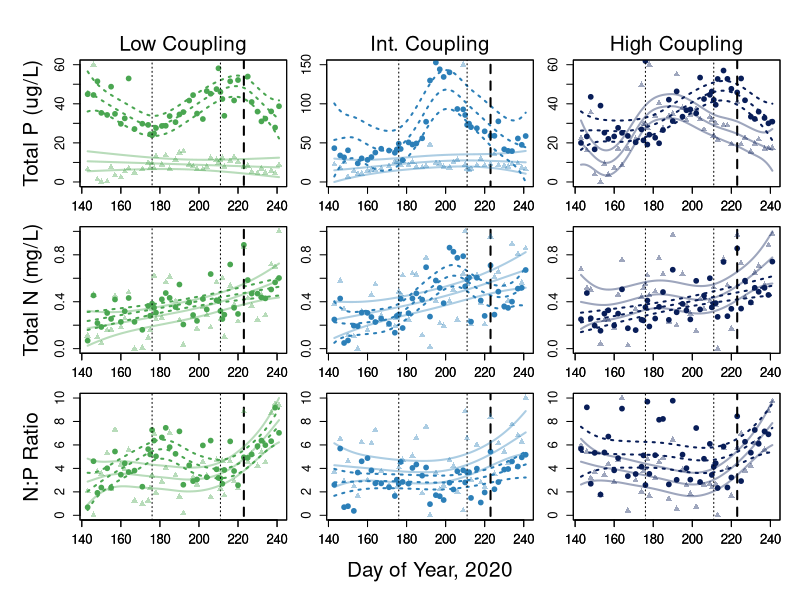

The R script that drew this image:
## Hort Farm Ecosystem Resilience Project ###
# Code originally written by GM Wilkinson January 2022

#Experimental Context =================================
# Exploratory time series of: 
# Nutrient concentrations
# Nutrient ratios
# DOC (when we get the data)

# Read in the relevant data and packages
# ========= PACKAGES ========== #
if (!require(mgcv)) install.packages('mgcv')
library(mgcv)
if (!require(tidyverse)) install.packages('tidyverse')
library(tidyverse)

hort_field = read_csv('hort20_surface_dat.csv')

# Because we will be plotting by pond, make some separate data frames to make life easier
fieldA = hort_field %>% #pulse, int
  filter(pond_id == "A") %>%
  filter(!(is.na(tp))) %>%
  mutate(np_ratio = ((tn * 14.01) / 1000) / ((tp * 30.97) / 1000000))

fieldB = hort_field %>% #pulse, low
  filter(pond_id == "B") %>%
  filter(!(is.na(tp))) %>%
  mutate(np_ratio = ((tn * 14.01) / 1000) / ((tp * 30.97) / 1000000))

fieldC = hort_field %>% #pulse, high
  filter(pond_id == "C") %>%
  filter(!(is.na(tp))) %>%
  mutate(np_ratio = ((tn * 14.01) / 1000) / ((tp * 30.97) / 1000000))

fieldD = hort_field %>% #ref, int
  filter(pond_id == "D") %>%
  filter(!(is.na(tp))) %>%
  mutate(np_ratio = ((tn * 14.01) / 1000) / ((tp * 30.97) / 1000000))

fieldE = hort_field %>% #ref, high
  filter(pond_id == "E") %>%
  filter(!(is.na(tp))) %>%
  mutate(np_ratio = ((tn * 14.01) / 1000) / ((tp * 30.97) / 1000000))

fieldF = hort_field %>% #ref, low
  filter(pond_id == "F") %>%
  filter(!(is.na(tp))) %>%
  mutate(np_ratio = ((tn * 14.01) / 1000) / ((tp * 30.97) / 1000000))


# GAM-ing the nutrients for pattern - not analysis...
#=============================================================

# Low Coupling Treatment===========
#Total P GAM - Pond A
tp_A_gam <- gam(tp ~ s(doy, k = 40),data = fieldA, method = 'REML')
summary(tp_A_gam) # gam.check(tp_A_gam)
#Total P GAM - Pond D
tp_D_gam <- gam(tp ~ s(doy, k = 40),data = fieldD, method = 'REML')
summary(tp_D_gam) # gam.check(tp_D_gam)

# Intermediate Coupling Treatment===========
#Total P GAM - Pond C
tp_C_gam <- gam(tp ~ s(doy, k = 40),data = fieldC, method = 'REML')
summary(tp_C_gam) # gam.check(tp_C_gam)
#Total P GAM - Pond E
tp_E_gam <- gam(tp ~ s(doy, k = 40),data = fieldE, method = 'REML')
summary(tp_E_gam) # gam.check(tp_E_gam)

# High Coupling Treatment===========
#Total P GAM - Pond B
tp_B_gam <- gam(tp ~ s(doy, k = 40),data = fieldB, method = 'REML')
summary(tp_B_gam) # gam.check(tp_B_gam)
#Total P GAM - Pond F
tp_F_gam <- gam(tp ~ s(doy, k = 40),data = fieldF, method = 'REML')
summary(tp_F_gam) # gam.check(tp_F_gam)


#Plotting Colors
#Colors for data visualization
#Ref: lty = 3, pulse: lty = 1
low_col_B = rgb(74, 166, 81, max = 255, alpha = 180) #Pond B, Pond F
low_col_F = rgb(74, 166, 81, max = 255, alpha = 100) #Pond B, Pond F
low_col = rgb(74, 166, 81, max = 255, alpha = 255) #Pond B, Pond F

int_col_A = rgb(44, 127, 184, max = 255, alpha = 180) #Pond A, pond D
int_col_D = rgb(44, 127, 184, max = 255, alpha = 100) #Pond A, pond D
int_col = rgb(44, 127, 184, max = 255, alpha = 255) #Pond A, pond D

high_col_C = rgb(8, 29, 88, max = 255, alpha = 180) #Pond C, Pond E
high_col_E = rgb(8, 29, 88, max = 255, alpha = 100) #Pond C, Pond E
high_col = rgb(8, 29, 88, max = 255, alpha = 255) #Pond C, Pond E


#============================
# Set up the Plot
windows(height = 7, width = 6.5)
par(mfrow = c(3,3), omi = c(0.5,0.5,0.5,0.1), mai = c(0.3,0.3,0.1,0.1))

#Plot of the Total P GAM for POND B ===============
plot(tp_B_gam, select = 1, 
     seWithMean = TRUE, shift = coef(tp_B_gam)[1],
     se = TRUE, residuals = TRUE, all.terms = TRUE, shade = TRUE, rug = FALSE,
     shade.col = low_col_B,  ylim = c(0,60),
     cex = 0.75, pch = 19, lwd = 2, lty = 3, col = low_col,
     xlab = "", ylab = "", cex.axis= 1.2)

#Add in the nutrient pulse dates to the graph
lines(c(176,176), c(-10,100), lty = 3)
lines(c(211,211), c(-10,100), lty = 3)
lines(c(223,223), c(-10,100), lty = 2, lwd = 2)

#Plot of the Total P GAM for POND F ===============
par(new = TRUE) #add new smooth to the same plot
plot(tp_F_gam, select = 1, 
     seWithMean = TRUE, shift = coef(tp_F_gam)[1],
     se = TRUE, residuals = TRUE, all.terms = TRUE, shade = TRUE, rug = FALSE,
     shade.col = low_col_F, yaxt = "n",
     cex = 1, pch = 17, lwd = 2, lty = 1, col = low_col_F,
     xlab = "", ylab = "", cex.axis= 1.2)
mtext(side = 2, line = 3, "Total P (ug/L)", cex = 1.25)
mtext(side = 3, line = 0.5, "Low Coupling", cex = 1.25)

#==================================================
#Plot of the Total P GAM for POND A ===============
plot(tp_A_gam, select = 1, 
     seWithMean = TRUE, shift = coef(tp_A_gam)[1],
     se = TRUE, residuals = TRUE, all.terms = TRUE, shade = TRUE, rug = FALSE,
     shade.col = int_col_A, ylim = c(0,150),
     cex = 0.75, pch = 19, lwd = 2, lty = 3, col = int_col,
     xlab = "", ylab = "", cex.axis= 1.2)

#Add in the nutrient pulse dates to the graph
lines(c(176,176), c(-10,200), lty = 3)
lines(c(211,211), c(-10,200), lty = 3)
lines(c(223,223), c(-10,200), lty = 2, lwd = 2)

#Plot of the Total P GAM for POND D ===============
par(new = TRUE) #add new smooth to the same plot
plot(tp_D_gam, select = 1, 
     seWithMean = TRUE, shift = coef(tp_D_gam)[1],
     se = TRUE, residuals = TRUE, all.terms = TRUE, shade = TRUE, rug = FALSE,
     shade.col = int_col_D, yaxt = "n",
     cex = 1, pch = 17, lwd = 2, lty = 1, col = int_col_D,
     xlab = "", ylab = "", cex.axis= 1.2)
mtext(side = 3, line = 0.5, "Int. Coupling", cex = 1.25)

#==================================================
#Plot of the Total P GAM for POND C ===============
plot(tp_C_gam, select = 1, 
     seWithMean = TRUE, shift = coef(tp_C_gam)[1],
     se = TRUE, residuals = TRUE, all.terms = TRUE, shade = TRUE, rug = FALSE,
     shade.col = high_col_C,  ylim = c(0,60),
     cex = 0.75, pch = 19, lwd = 2, lty = 3, col = high_col,
     xlab = "", ylab = "", cex.axis= 1.2)

#Add in the nutrient pulse dates to the graph
lines(c(176,176), c(-10,100), lty = 3)
lines(c(211,211), c(-10,100), lty = 3)
lines(c(223,223), c(-10,100), lty = 2, lwd = 2)

#Plot of the Total P GAM for POND E ===============
par(new = TRUE) #add new smooth to the same plot
plot(tp_E_gam, select = 1, 
     seWithMean = TRUE, shift = coef(tp_E_gam)[1],
     se = TRUE, residuals = TRUE, all.terms = TRUE, shade = TRUE, rug = FALSE,
     shade.col = high_col_E, yaxt = "n",
     cex = 1, pch = 17, lwd = 2, lty = 1, col = high_col_E,
     xlab = "", ylab = "", cex.axis= 1.2)
mtext(side = 3, line = 0.5, "High Coupling", cex = 1.25)


# GAM-ing the nutrients for pattern - not analysis...
#=============================================================

# Low Coupling Treatment===========
#Total N GAM - Pond A
tn_A_gam <- gam(tn ~ s(doy, k = 40),data = fieldA, method = 'REML')
summary(tn_A_gam) # gam.check(tn_A_gam)
#Total N GAM - Pond D
tn_D_gam <- gam(tn ~ s(doy, k = 40),data = fieldD, method = 'REML')
summary(tn_D_gam) # gam.check(tn_D_gam)

# Intermediate Coupling Treatment===========
#Total N GAM - Pond C
tn_C_gam <- gam(tn ~ s(doy, k = 40),data = fieldC, method = 'REML')
summary(tn_C_gam) # gam.check(tn_C_gam)
#Total N GAM - Pond E
tn_E_gam <- gam(tn ~ s(doy, k = 40),data = fieldE, method = 'REML')
summary(tn_E_gam) # gam.check(tn_E_gam)

# High Coupling Treatment===========
#Total N GAM - Pond B
tn_B_gam <- gam(tn ~ s(doy, k = 40),data = fieldB, method = 'REML')
summary(tn_B_gam) # gam.check(tn_B_gam)
#Total N GAM - Pond F
tn_F_gam <- gam(tn ~ s(doy, k = 40),data = fieldF, method = 'REML')
summary(tn_F_gam) # gam.check(tn_F_gam)

#Plot of the Total N GAM for POND B ===============
plot(tn_B_gam, select = 1, 
     seWithMean = TRUE, shift = coef(tn_B_gam)[1],
     se = TRUE, residuals = TRUE, all.terms = TRUE, shade = TRUE, rug = FALSE,
     shade.col = low_col_B, ylim = c(0,1),
     cex = 0.75, pch = 19, lwd = 2, lty = 3, col = low_col,
     xlab = "", ylab = "", cex.axis= 1.2)

#Add in the nutrient pulse dates to the graph
lines(c(176,176), c(-10,100), lty = 3)
lines(c(211,211), c(-10,100), lty = 3)
lines(c(223,223), c(-10,100), lty = 2, lwd = 2)

#Plot of the Total N GAM for POND F ===============
par(new = TRUE) #add new smooth to the same plot
plot(tn_F_gam, select = 1, 
     seWithMean = TRUE, shift = coef(tn_F_gam)[1],
     se = TRUE, residuals = TRUE, all.terms = TRUE, shade = TRUE, rug = FALSE,
     shade.col = low_col_F, yaxt = "n",
     cex = 1, pch = 17, lwd = 2, lty = 1, col = low_col_F,
     xlab = "", ylab = "", cex.axis= 1.2)
mtext(side = 2, line = 3, "Total N (mg/L)", cex = 1.25)

#==================================================
#Plot of the Total N GAM for POND A ===============
plot(tn_A_gam, select = 1, 
     seWithMean = TRUE, shift = coef(tn_A_gam)[1],
     se = TRUE, residuals = TRUE, all.terms = TRUE, shade = TRUE, rug = FALSE,
     shade.col = int_col_A, ylim = c(0,1),
     cex = 0.75, pch = 19, lwd = 2, lty = 3, col = int_col,
     xlab = "", ylab = "", cex.axis= 1.2)

#Add in the nutrient pulse dates to the graph
lines(c(176,176), c(-10,200), lty = 3)
lines(c(211,211), c(-10,200), lty = 3)
lines(c(223,223), c(-10,200), lty = 2, lwd = 2)

#Plot of the Total N GAM for POND D ===============
par(new = TRUE) #add new smooth to the same plot
plot(tn_D_gam, select = 1, 
     seWithMean = TRUE, shift = coef(tn_D_gam)[1],
     se = TRUE, residuals = TRUE, all.terms = TRUE, shade = TRUE, rug = FALSE,
     shade.col = int_col_D, yaxt = "n",
     cex = 1, pch = 17, lwd = 2, lty = 1, col = int_col_D,
     xlab = "", ylab = "", cex.axis= 1.2)

#==================================================
#Plot of the Total N GAM for POND C ===============
plot(tn_C_gam, select = 1, 
     seWithMean = TRUE, shift = coef(tn_C_gam)[1],
     se = TRUE, residuals = TRUE, all.terms = TRUE, shade = TRUE, rug = FALSE,
     shade.col = high_col_C,  ylim = c(0,1),
     cex = 0.75, pch = 19, lwd = 2, lty = 3, col = high_col,
     xlab = "", ylab = "", cex.axis= 1.2)

#Add in the nutrient pulse dates to the graph
lines(c(176,176), c(-10,100), lty = 3)
lines(c(211,211), c(-10,100), lty = 3)
lines(c(223,223), c(-10,100), lty = 2, lwd = 2)

#Plot of the Total N GAM for POND E ===============
par(new = TRUE) #add new smooth to the same plot
plot(tn_E_gam, select = 1, 
     seWithMean = TRUE, shift = coef(tn_E_gam)[1],
     se = TRUE, residuals = TRUE, all.terms = TRUE, shade = TRUE, rug = FALSE,
     shade.col = high_col_E, yaxt = "n",
     cex = 1, pch = 17, lwd = 2, lty = 1, col = high_col_E,
     xlab = "", ylab = "", cex.axis= 1.2)


# GAM-ing the nutrients for pattern - not analysis...
#=============================================================

# Low Coupling Treatment===========
#NP Ratio GAM - Pond A
np_ratio_A_gam <- gam(np_ratio ~ s(doy, k = 40),data = fieldA, method = 'REML')
summary(np_ratio_A_gam) # gam.check(np_ratio_A_gam)
#NP Ratio GAM - Pond D
np_ratio_D_gam <- gam(np_ratio ~ s(doy, k = 40),data = fieldD, method = 'REML')
summary(np_ratio_D_gam) # gam.check(np_ratio_D_gam)

# Intermediate Coupling Treatment===========
#NP Ratio GAM - Pond C
np_ratio_C_gam <- gam(np_ratio ~ s(doy, k = 40),data = fieldC, method = 'REML')
summary(np_ratio_C_gam) # gam.check(np_ratio_C_gam)
#NP Ratio GAM - Pond E
np_ratio_E_gam <- gam(np_ratio ~ s(doy, k = 40),data = fieldE, method = 'REML')
summary(np_ratio_E_gam) # gam.check(np_ratio_E_gam)

# High Coupling Treatment===========
#NP Ratio GAM - Pond B
np_ratio_B_gam <- gam(np_ratio ~ s(doy, k = 40),data = fieldB, method = 'REML')
summary(np_ratio_B_gam) # gam.check(np_ratio_B_gam)
#NP Ratio GAM - Pond F
np_ratio_F_gam <- gam(np_ratio ~ s(doy, k = 40),data = fieldF, method = 'REML')
summary(np_ratio_F_gam) # gam.check(np_ratio_F_gam)

#Plot of the NP Ratio GAM for POND B ===============
plot(np_ratio_B_gam, select = 1, 
     seWithMean = TRUE, shift = coef(np_ratio_B_gam)[1],
     se = TRUE, residuals = TRUE, all.terms = TRUE, shade = TRUE, rug = FALSE,
     shade.col = low_col_B, ylim = c(0,10),
     cex = 0.75, pch = 19, lwd = 2, lty = 3, col = low_col,
     xlab = "", ylab = "", cex.axis= 1.2)

#Add in the nutrient pulse dates to the graph
lines(c(176,176), c(-10,100), lty = 3)
lines(c(211,211), c(-10,100), lty = 3)
lines(c(223,223), c(-10,100), lty = 2, lwd = 2)

#Plot of the NP Ratio GAM for POND F ===============
par(new = TRUE) #add new smooth to the same plot
plot(np_ratio_F_gam, select = 1, 
     seWithMean = TRUE, shift = coef(np_ratio_F_gam)[1],
     se = TRUE, residuals = TRUE, all.terms = TRUE, shade = TRUE, rug = FALSE,
     shade.col = low_col_F, yaxt = "n",
     cex = 1, pch = 17, lwd = 2, lty = 1, col = low_col_F,
     xlab = "", ylab = "", cex.axis= 1.2)
mtext(side = 2, line = 3, "N:P Ratio", cex = 1.25)

#==================================================
#Plot of the NP Ratio GAM for POND A ===============
plot(np_ratio_A_gam, select = 1, 
     seWithMean = TRUE, shift = coef(np_ratio_A_gam)[1],
     se = TRUE, residuals = TRUE, all.terms = TRUE, shade = TRUE, rug = FALSE,
     shade.col = int_col_A,  ylim = c(0,10),
     cex = 0.75, pch = 19, lwd = 2, lty = 3, col = int_col,
     xlab = "", ylab = "", cex.axis= 1.2)

#Add in the nutrient pulse dates to the graph
lines(c(176,176), c(-10,200), lty = 3)
lines(c(211,211), c(-10,200), lty = 3)
lines(c(223,223), c(-10,200), lty = 2, lwd = 2)

#Plot of the NP Ratio GAM for POND D ===============
par(new = TRUE) #add new smooth to the same plot
plot(np_ratio_D_gam, select = 1, 
     seWithMean = TRUE, shift = coef(np_ratio_D_gam)[1],
     se = TRUE, residuals = TRUE, all.terms = TRUE, shade = TRUE, rug = FALSE,
     shade.col = int_col_D, yaxt = "n",
     cex = 1, pch = 17, lwd = 2, lty = 1, col = int_col_D,
     xlab = "", ylab = "", cex.axis= 1.2)
mtext(side = 1, line = 3.5, "Day of Year, 2020", cex = 1.25)


#==================================================
#Plot of the NP Ratio GAM for POND C ===============
plot(np_ratio_C_gam, select = 1, 
     seWithMean = TRUE, shift = coef(np_ratio_C_gam)[1],
     se = TRUE, residuals = TRUE, all.terms = TRUE, shade = TRUE, rug = FALSE,
     shade.col = high_col_C, ylim = c(0,10),
     cex = 0.75, pch = 19, lwd = 2, lty = 3, col = high_col,
     xlab = "", ylab = "", cex.axis= 1.2)

#Add in the nutrient pulse dates to the graph
lines(c(176,176), c(-10,100), lty = 3)
lines(c(211,211), c(-10,100), lty = 3)
lines(c(223,223), c(-10,100), lty = 2, lwd = 2)

#Plot of the NP Ratio GAM for POND E ===============
par(new = TRUE) #add new smooth to the same plot
plot(np_ratio_E_gam, select = 1, 
     seWithMean = TRUE, shift = coef(np_ratio_E_gam)[1],
     se = TRUE, residuals = TRUE, all.terms = TRUE, shade = TRUE, rug = FALSE,
     shade.col = high_col_E, yaxt = "n",
     cex = 1, pch = 17, lwd = 2, lty = 1, col = high_col_E,
     xlab = "", ylab = "", cex.axis= 1.2)

